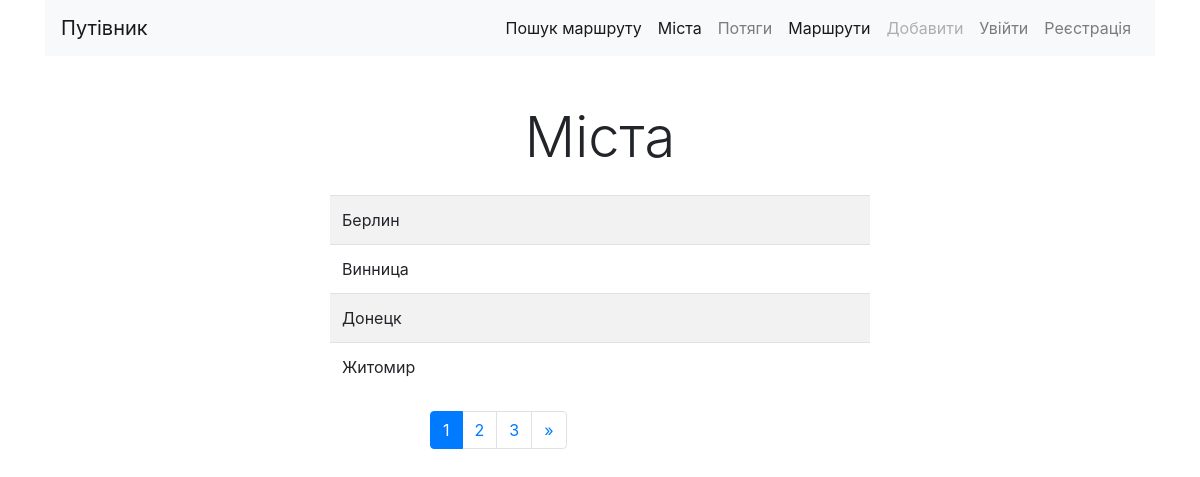
Screenshot of /cities/ with the database file from the repository.
### cities/models.py (models this page shows, shortened)
class City(models.Model):
    name = models.CharField(max_length=100, unique=True)
    class Meta:
        verbose_name = 'Місто'
        verbose_name_plural = 'Міста'
        ordering = ['name']

### cities/views.py (the view)
# urls.py: path('', home, name='home'),
def home(request):
    cities = City.objects.all()
    paginator = Paginator(cities, 4)  # 16,17,18 це пагінатор
    page = request.GET.get('page')
    cities = paginator.get_page(page)
    context = {'objects_list': cities, }
    return render(request, 'cities/home.html', context)

### cities/templates/cities/home.html (shortened to what this page needs)
{% extends 'base.html' %}
{% block content %}
<h1 class="display-4 text-center my-4">Міста</h1>
<div class="row ">
<div class='col-md-6 mx-auto'>
<table class="table table-striped">
    <tbody>
        {% for object in objects_list %}
        <tr>
                <td>
                {{object.name}}
                </td>
            <td>
            </td>
            <td>
            </td>
        </tr>
        {% endfor %}
    </tbody>
</table>
</div>
</div>
 <div id="navigation" class="container my-1">
     <div class="row">
         <div class="col-md-8 ml-auto">
             <nav aria-label="Page navigation example">
                 <ul class="pagination ">
                     {% for page in objects_list.paginator.page_range %}
                        {% if page == objects_list.number %}
                            <li class="page-item active">
                                <a class="page-link" href="#"> {{page}}
                                </a>
                            </li>
                        {% else %}
                            <li class="page-item">
                                <a class="page-link"
                                    href="?page={{page}}">
                                    {{page}}
                                </a>
                            </li>
                        {% endif %}
                     {% endfor %}
                     {% if objects_list.has_next %}
                        <li class="page-item">
                            <a class="page-link"
                                href="?page={{objects_list.paginator.num_pages }}"
                                    aria-label="Next">
                                <span aria-hidden="true">&raquo;</span>
                            </a>
                        </li>
                     {% endif %}
                 </ul>
             </nav>
         </div>
     </div>
 </div>
{% endblock content %}

### rows the page displays
City: name "Берлин"
City: name "Винница"
City: name "Донецк"
City: name "Житомир"

### other values shown
{{ page }} "1"
{{ page }} "2" "3"
